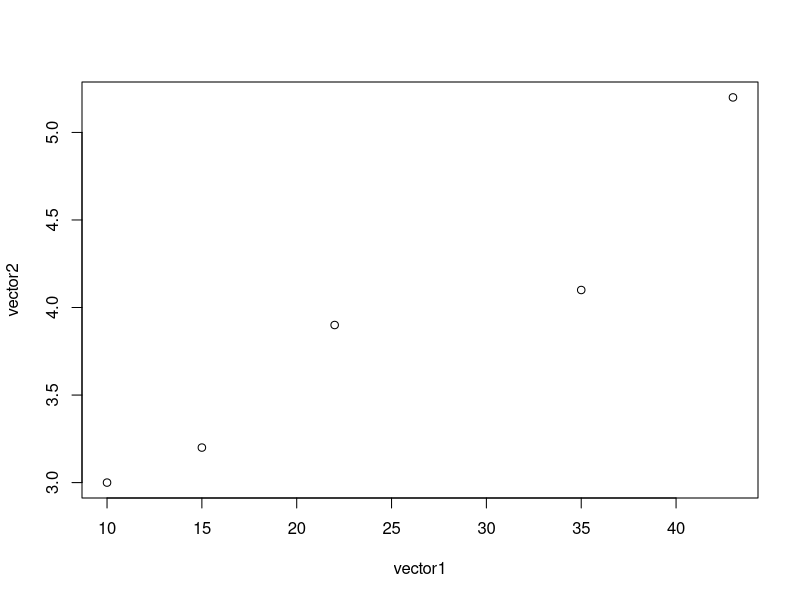

Write the R code that produced this figure.
## ---- chunk 1
knitr::opts_chunk$set(echo = TRUE)
## ---- chunk 2
x <- 100
log10(x)
## ---- chunk 3
myvector <- c(30,16,303,99,11,111)
mean(myvector)
## ---- chunk 4
myvector[3]
## ---- chunk 5
seq(1, 10, by = 1)
## ---- chunk 6
seq(1, 101, by = 20)
## ---- chunk 7
is(myvector)
## ---- chunk 8
myvector <- c("A","T","G")
## ---- chunk 9
myvector <- gsub("T","U",myvector)
## ---- chunk 10
myvector
## ---- chunk 11
myvector1 <- c(10, 15, 22, 35, 43)
myvector2 <- c(3, 3.2, 3.9, 4.1, 5.2)

plot(myvector1, myvector2, xlab="vector1", ylab="vector2")
